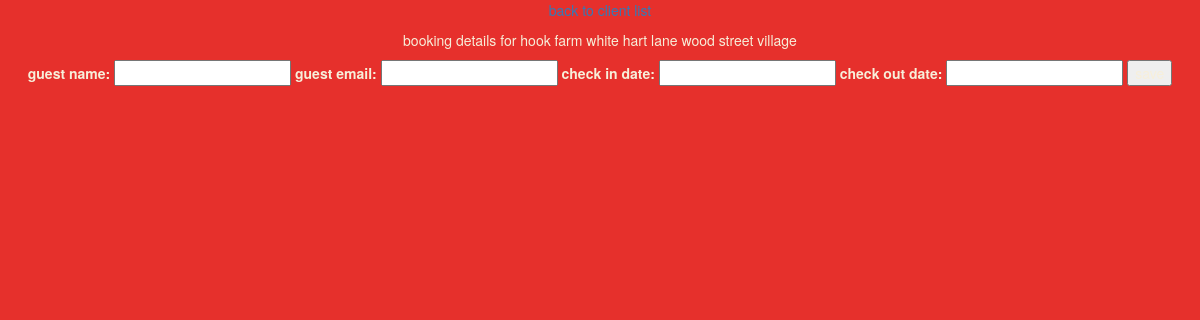
The app's page /properties/12/bookings/new/, older data.
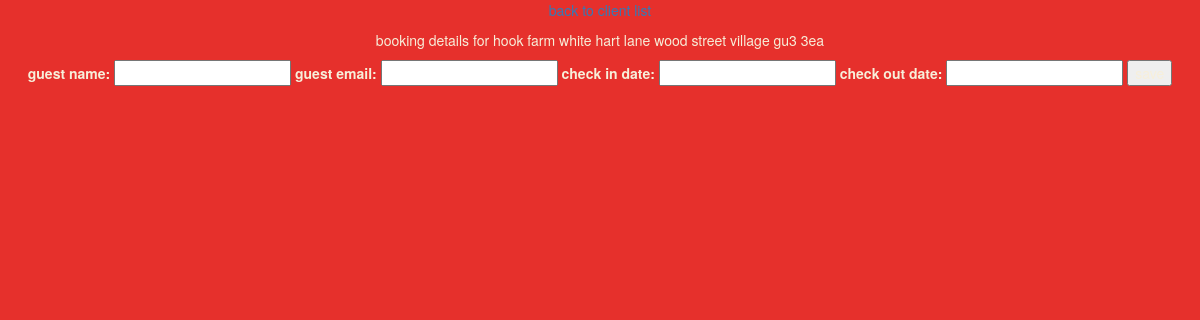
The same page, newer data.
### pass_the_booking/models.py (models this page shows)
class Property(models.Model):
    client = models.ForeignKey(Client, on_delete=models.CASCADE)
    address = models.TextField()
    price = models.IntegerField()
    bedrooms = models.IntegerField()
    internet = models.BooleanField()
    def unavailable_dates(self):
        booked_dates = []
        for booking in self.booking_set.all():
            for i in range((booking.check_out - booking.check_in).days):
                d = booking.check_in + timedelta(i)
                booked_dates.append(d.strftime('%m-%d-%Y'))
        return booked_dates

### pass_the_booking/views/bookings.py (the view)
# urls.py: url(r'^properties/(?P<pk>\d+)/bookings/new/$', views.booking_new, name='booking_new'),
def booking_new(request, pk):
    property = get_object_or_404(Property, pk=pk)
    if request.method == "POST":
        form = BookingForm(request.POST)
        if form.is_valid():
            booking = form.save(commit=False)
            booking.property = property
            booking.save()
            return redirect('booking_detail', pk=booking.pk)
    else:
        form = BookingForm()
    return render(request, 'pass_the_booking/bookings/booking_edit.html', { 'form': form, 'property': property })

### pass_the_booking/forms.py
class BookingForm(forms.ModelForm):
    class Meta:
        model = Booking
        widgets = {
            'check_in': forms.DateInput(attrs={'id':'datepicker_from'}),
            'check_out': forms.DateInput(attrs={'id':'datepicker_to'}),
        }
        fields = ('guest_name', 'guest_email', 'check_in', 'check_out',)

### pass_the_booking/templates/pass_the_booking/bookings/booking_edit.html (shortened to what this page needs)
{% extends 'pass_the_booking/base.html' %}
{% block content %}
   <p>booking details for {{ property.address }}</p>
   <form method='post'>{% csrf_token %}
     <label for="{{ form.guest_name.id_for_label }}">guest name:</label>
     {{ form.guest_name }}
     <label for="{{ form.guest_email.id_for_label }}">guest email:</label>
     {{ form.guest_email }}
     <label for="{{ form.check_in.id_for_label }}">check in date:</label>
     {{ form.check_in }}
     <label for="{{ form.check_out.id_for_label }}">check out date:</label>
     {{ form.check_out }}
     <button type='submit'>save</button>
   </form>
{% endblock %}

### pass_the_booking/templates/pass_the_booking/base.html (shortened to what this page needs)
{% load staticfiles %}
<html>
  <head>
    <link rel="stylesheet" href="//maxcdn.bootstrapcdn.com/bootstrap/3.2.0/css/bootstrap.min.css">
    <link rel="stylesheet" href="//maxcdn.bootstrapcdn.com/bootstrap/3.2.0/css/bootstrap-theme.min.css">
    <link rel="stylesheet" href="{% static 'css/pass_the_booking.css' %}">
  </head>
  <body>
    <p><a href="{% url 'client_list' %}">back to client list</a></p>
    {% block content %}
    {% endblock %}
  </body>
</html>

### pass_the_booking/static/css/pass_the_booking.css (style rules this page uses)
body { background-color: #e6302c; color: #f7efda; text-align: center; }

Row changes from the older to the newer data that the page shows:
changed Property: address "hook farm white hart lane wood street village" → "hook farm white hart lane wood street village gu3 3ea"
